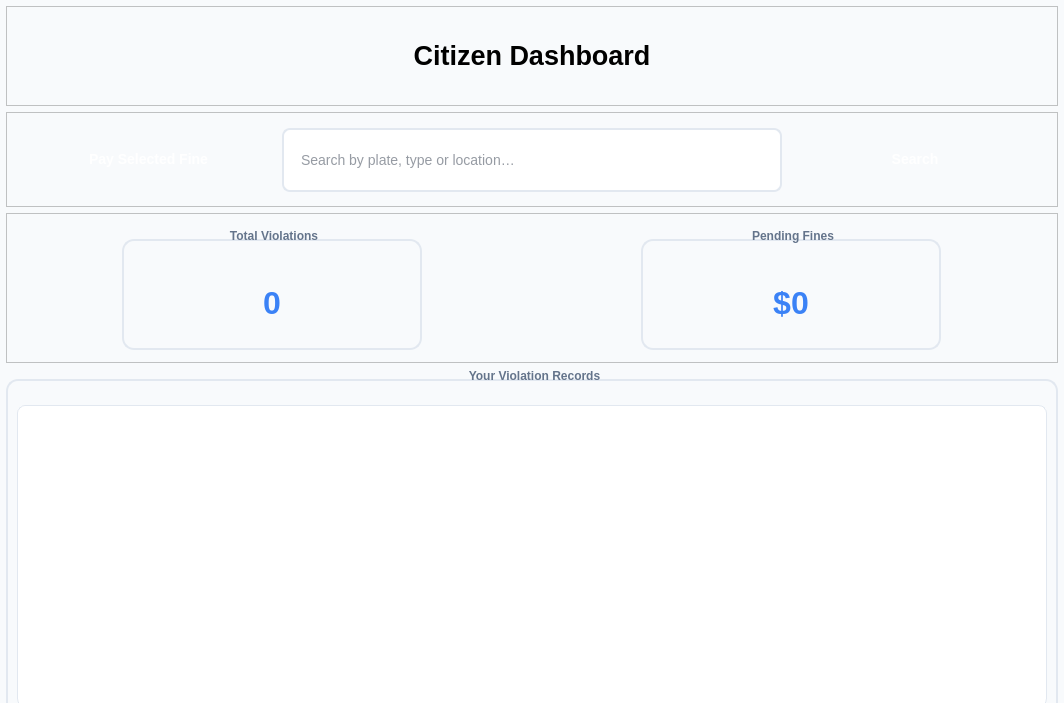
<?xml version="1.0" encoding="UTF-8"?>
<ui version="4.0">
 <class>UserDashboard</class>
 <widget class="QWidget" name="UserDashboard">
  <property name="geometry">
   <rect>
    <x>0</x>
    <y>0</y>
    <width>1064</width>
    <height>703</height>
   </rect>
  </property>
  <property name="minimumSize">
   <size>
    <width>0</width>
    <height>700</height>
   </size>
  </property>
  <property name="maximumSize">
   <size>
    <width>16777215</width>
    <height>703</height>
   </size>
  </property>
  <property name="windowTitle">
   <string>User Dashboard – Traffic Violation Management System</string>
  </property>
  <property name="layoutDirection">
   <enum>Qt::LayoutDirection::LeftToRight</enum>
  </property>
  <property name="styleSheet">
   <string notr="true">
    QWidget { background:#f8fafc; font-family:'Segoe UI',Arial,sans-serif; }
    QLabel#titleLabel { color:#1e293b; font-size:28px; font-weight:bold; padding:20px 0px; }
    QPushButton { background:qlineargradient(x1:0,y1:0,x2:1,y2:0,
                      stop:0 #3b82f6, stop:1 #1d4ed8);
                  color:white; border:none; border-radius:8px;
                  padding:10px 15px; font-weight:bold; font-size:14px; min-width:80px; }
    QPushButton:hover { background:qlineargradient(x1:0,y1:0,x2:1,y2:0,
                      stop:0 #2563eb, stop:1 #1e40af); }
    QLineEdit { background:#fff; border:2px solid #e2e8f0; border-radius:8px;
                padding:10px 15px; font-size:14px; color:#2d3748; min-height:40px; }
    QLineEdit:focus { border-color:#3b82f6; }
    QLineEdit::placeholder { color:#94a3b8; font-style:italic; }
    QGroupBox { background:qlineargradient(x1:0,y1:0,x2:1,y2:0,
                stop:0 #fff, stop:1 #f8fafc);
                border:2px solid #e2e8f0; border-radius:12px;
                margin-top:10px; padding-top:15px; font-weight:bold; color:#475569; }
    QGroupBox::title { subcontrol-origin:margin; subcontrol-position:top center;
                       padding:0px 10px; background:transparent; color:#64748b; font-size:14px; }
    QLabel#totalLabel, QLabel#pendingLabel, QLabel#paidLabel {
        color:#3b82f6; font-size:32px; font-weight:bold; text-align:center; }
    QTableView { background:#fff; border:1px solid #e2e8f0; border-radius:8px; }
    QHeaderView::section { background:qlineargradient(x1:0,y1:0,x2:1,y2:0,
                stop:0 #1e293b, stop:1 #334155);
                color:white; padding:8px; font-weight:bold; }
   </string>
  </property>
  <layout class="QVBoxLayout" name="verticalLayout">
   <property name="leftMargin">
    <number>6</number>
   </property>
   <property name="topMargin">
    <number>6</number>
   </property>
   <property name="rightMargin">
    <number>6</number>
   </property>
   <property name="bottomMargin">
    <number>6</number>
   </property>
   <item>
    <widget class="QFrame" name="frame_2">
     <property name="minimumSize">
      <size>
       <width>0</width>
       <height>100</height>
      </size>
     </property>
     <property name="maximumSize">
      <size>
       <width>16777215</width>
       <height>100</height>
      </size>
     </property>
     <property name="frameShape">
      <enum>QFrame::Shape::StyledPanel</enum>
     </property>
     <property name="frameShadow">
      <enum>QFrame::Shadow::Raised</enum>
     </property>
     <layout class="QGridLayout" name="gridLayout">
      <item row="0" column="0">
       <layout class="QVBoxLayout" name="verticalLayout_2">
        <item>
         <widget class="QLabel" name="Titlelabel">
          <property name="minimumSize">
           <size>
            <width>0</width>
            <height>70</height>
           </size>
          </property>
          <property name="maximumSize">
           <size>
            <width>16777215</width>
            <height>70</height>
           </size>
          </property>
          <property name="text">
           <string>&lt;html&gt;&lt;head/&gt;&lt;body&gt;&lt;p align=&quot;center&quot;&gt;&lt;span style=&quot; font-size:20pt; font-weight:700;&quot;&gt;Citizen Dashboard&lt;/span&gt;&lt;/p&gt;&lt;/body&gt;&lt;/html&gt;</string>
          </property>
         </widget>
        </item>
       </layout>
      </item>
     </layout>
    </widget>
   </item>
   <item>
    <widget class="QFrame" name="frame_3">
     <property name="minimumSize">
      <size>
       <width>0</width>
       <height>95</height>
      </size>
     </property>
     <property name="maximumSize">
      <size>
       <width>16777215</width>
       <height>95</height>
      </size>
     </property>
     <property name="frameShape">
      <enum>QFrame::Shape::StyledPanel</enum>
     </property>
     <property name="frameShadow">
      <enum>QFrame::Shadow::Raised</enum>
     </property>
     <layout class="QGridLayout" name="gridLayout_4">
      <item row="0" column="0">
       <layout class="QHBoxLayout" name="horizontalLayout_2">
        <property name="leftMargin">
         <number>6</number>
        </property>
        <property name="topMargin">
         <number>6</number>
        </property>
        <property name="rightMargin">
         <number>6</number>
        </property>
        <property name="bottomMargin">
         <number>6</number>
        </property>
        <item alignment="Qt::AlignmentFlag::AlignHCenter|Qt::AlignmentFlag::AlignVCenter">
         <widget class="QPushButton" name="payButton">
          <property name="minimumSize">
           <size>
            <width>110</width>
            <height>60</height>
           </size>
          </property>
          <property name="maximumSize">
           <size>
            <width>200</width>
            <height>60</height>
           </size>
          </property>
          <property name="text">
           <string>Pay Selected Fine</string>
          </property>
         </widget>
        </item>
        <item alignment="Qt::AlignmentFlag::AlignHCenter|Qt::AlignmentFlag::AlignVCenter">
         <widget class="QLineEdit" name="searchEdit">
          <property name="minimumSize">
           <size>
            <width>500</width>
            <height>64</height>
           </size>
          </property>
          <property name="maximumSize">
           <size>
            <width>500</width>
            <height>50</height>
           </size>
          </property>
          <property name="placeholderText">
           <string>Search by plate, type or location…</string>
          </property>
         </widget>
        </item>
        <item alignment="Qt::AlignmentFlag::AlignHCenter|Qt::AlignmentFlag::AlignVCenter">
         <widget class="QPushButton" name="searchButton">
          <property name="minimumSize">
           <size>
            <width>110</width>
            <height>60</height>
           </size>
          </property>
          <property name="maximumSize">
           <size>
            <width>110</width>
            <height>60</height>
           </size>
          </property>
          <property name="text">
           <string>Search</string>
          </property>
         </widget>
        </item>
       </layout>
      </item>
     </layout>
    </widget>
   </item>
   <item>
    <widget class="QFrame" name="frame">
     <property name="minimumSize">
      <size>
       <width>0</width>
       <height>150</height>
      </size>
     </property>
     <property name="maximumSize">
      <size>
       <width>16777215</width>
       <height>150</height>
      </size>
     </property>
     <property name="layoutDirection">
      <enum>Qt::LayoutDirection::LeftToRight</enum>
     </property>
     <property name="frameShape">
      <enum>QFrame::Shape::StyledPanel</enum>
     </property>
     <property name="frameShadow">
      <enum>QFrame::Shadow::Raised</enum>
     </property>
     <layout class="QGridLayout" name="gridLayout_2">
      <item row="0" column="0">
       <layout class="QHBoxLayout" name="horizontalLayout">
        <property name="topMargin">
         <number>6</number>
        </property>
        <property name="bottomMargin">
         <number>6</number>
        </property>
        <item alignment="Qt::AlignmentFlag::AlignHCenter|Qt::AlignmentFlag::AlignVCenter">
         <widget class="QGroupBox" name="totalBox">
          <property name="minimumSize">
           <size>
            <width>300</width>
            <height>121</height>
           </size>
          </property>
          <property name="maximumSize">
           <size>
            <width>300</width>
            <height>121</height>
           </size>
          </property>
          <property name="title">
           <string>Total Violations</string>
          </property>
          <layout class="QVBoxLayout">
           <item alignment="Qt::AlignmentFlag::AlignHCenter|Qt::AlignmentFlag::AlignVCenter">
            <widget class="QLabel" name="totalLabel">
             <property name="minimumSize">
              <size>
               <width>250</width>
               <height>75</height>
              </size>
             </property>
             <property name="maximumSize">
              <size>
               <width>16777215</width>
               <height>75</height>
              </size>
             </property>
             <property name="text">
              <string>0</string>
             </property>
             <property name="alignment">
              <set>Qt::AlignmentFlag::AlignCenter</set>
             </property>
            </widget>
           </item>
          </layout>
         </widget>
        </item>
        <item alignment="Qt::AlignmentFlag::AlignHCenter|Qt::AlignmentFlag::AlignVCenter">
         <widget class="QGroupBox" name="pendingBox">
          <property name="minimumSize">
           <size>
            <width>300</width>
            <height>121</height>
           </size>
          </property>
          <property name="maximumSize">
           <size>
            <width>300</width>
            <height>121</height>
           </size>
          </property>
          <property name="title">
           <string>Pending Fines</string>
          </property>
          <layout class="QVBoxLayout">
           <item alignment="Qt::AlignmentFlag::AlignHCenter|Qt::AlignmentFlag::AlignVCenter">
            <widget class="QLabel" name="pendingLabel">
             <property name="minimumSize">
              <size>
               <width>250</width>
               <height>75</height>
              </size>
             </property>
             <property name="maximumSize">
              <size>
               <width>16777215</width>
               <height>75</height>
              </size>
             </property>
             <property name="text">
              <string>$0</string>
             </property>
             <property name="alignment">
              <set>Qt::AlignmentFlag::AlignCenter</set>
             </property>
            </widget>
           </item>
          </layout>
         </widget>
        </item>
       </layout>
      </item>
     </layout>
    </widget>
   </item>
   <item alignment="Qt::AlignmentFlag::AlignVCenter">
    <widget class="QGroupBox" name="violationsTableBox">
     <property name="minimumSize">
      <size>
       <width>0</width>
       <height>346</height>
      </size>
     </property>
     <property name="maximumSize">
      <size>
       <width>16777215</width>
       <height>346</height>
      </size>
     </property>
     <property name="title">
      <string>Your Violation Records</string>
     </property>
     <layout class="QVBoxLayout">
      <item alignment="Qt::AlignmentFlag::AlignVCenter">
       <widget class="QTableView" name="tableView">
        <property name="minimumSize">
         <size>
          <width>0</width>
          <height>302</height>
         </size>
        </property>
        <property name="maximumSize">
         <size>
          <width>16777215</width>
          <height>250</height>
         </size>
        </property>
        <property name="selectionBehavior">
         <enum>QAbstractItemView::SelectionBehavior::SelectRows</enum>
        </property>
       </widget>
      </item>
     </layout>
    </widget>
   </item>
  </layout>
 </widget>
 <resources/>
 <connections/>
</ui>
